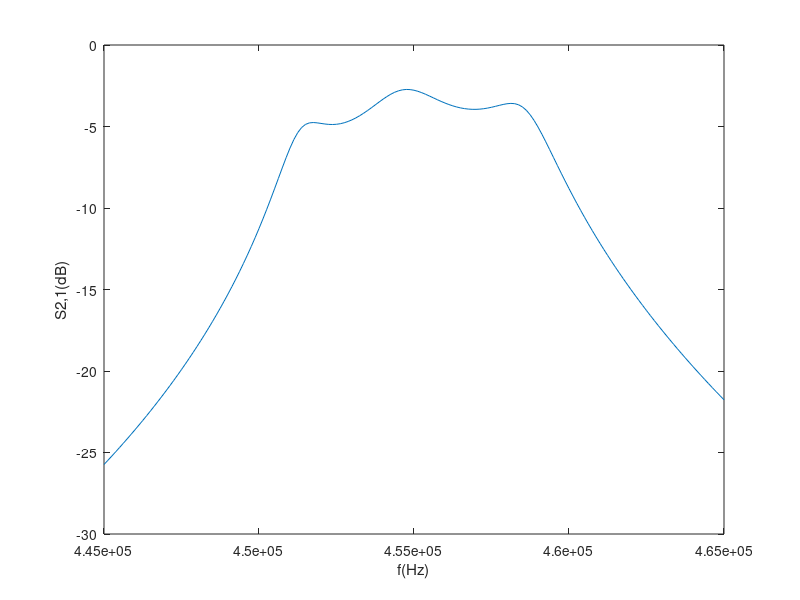

Source code (MATLAB):
% script matrix1

% 415kHz - 475kHz
sweeppoints = 445e+3:0.125e+3:465e+3;

% port impedance
Z0 = 60000 + 0j


S21dBplot = []
S21Angleplot = []
Z11Magplot = []

function Y = Admittance(Z)
    Y = 1 / Z
end

function O = Omega(F)
    O = 2 * pi * F
end

function M = SeriesImpedanceMatrix(Z)
    M = zeros(2)
    M(1,1) = 1 + 0j
    M(1,2) = Z
    M(2,1) = 0 + 0j
    M(2,2) = 1 + 0j
end

function M = ParallelImpedanceMatrix(Z)
    M = zeros(2)
    M(1,1) = 1 + 0j
    M(1,2) = 0 + 0j
    M(2,1) = Admittance(Z)
    M(2,2) = 1 + 0j
end

function Z = CapacitorImpedance(C, F)
    Z = 0 - (1/(Omega(F) * C))*j
end

function Z = InductorImpedance(L, F)
    Z = 0 + (Omega(F) * L)*j
end

function Z = ParallelImpedance(Z1, Z2)
    Z = 1 / ((1 / Z1) + (1 / Z2))
end

function Z = SeriesImpedance(Z1, Z2)
    Z = Z1 + Z2
end

for fp = 1:length(sweeppoints)

    f = sweeppoints(fp)


    M = ParallelImpedanceMatrix(SeriesImpedance(4, InductorImpedance(665e-6, f)))

    M = M * ParallelImpedanceMatrix(CapacitorImpedance(180e-12, f))

    for element = 1:4
        
        M = M * SeriesImpedanceMatrix(CapacitorImpedance(2e-12, f))

        M = M * ParallelImpedanceMatrix(CapacitorImpedance(180e-12, f))
         
        M = M * ParallelImpedanceMatrix(SeriesImpedance(4, InductorImpedance(665e-6, f)))

    end


    %Z11 = A/C
    Z11 = M(1,1)/M(2,1) 

    %S21 = 2 / (A + B/Z0 + C*Z0 + D)
    S21 = 2 / (M(1,1) + (M(1,2)/Z0) + (M(2,1)*Z0) + M(2,2))


    % S2,1 magnitude in dB
    S21dBplot = [S21dBplot; 10*log10(abs(S21))]
    
    % S2,1 angle in degrees
    S21Angleplot = [S21Angleplot; arg(S21)/pi*180]
    
    % Z1,1 in ohms
    Z11Magplot = [Z11Magplot; abs(Z11)]

end

plot(sweeppoints, S21dBplot)
xlabel("f(Hz)");
ylabel("S2,1(dB)");
pause()
